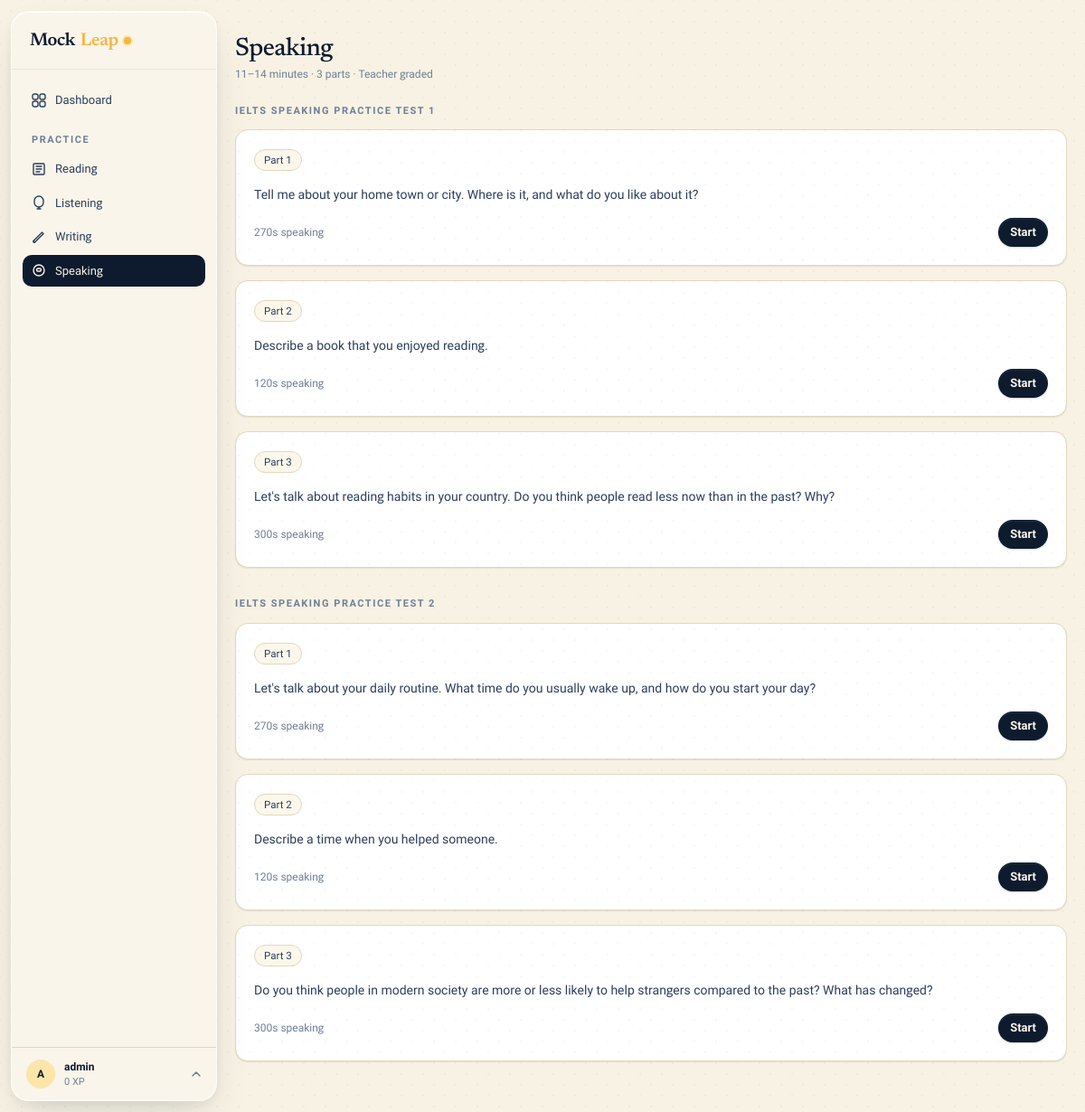
The app's page /speaking/ (signed in), older data.
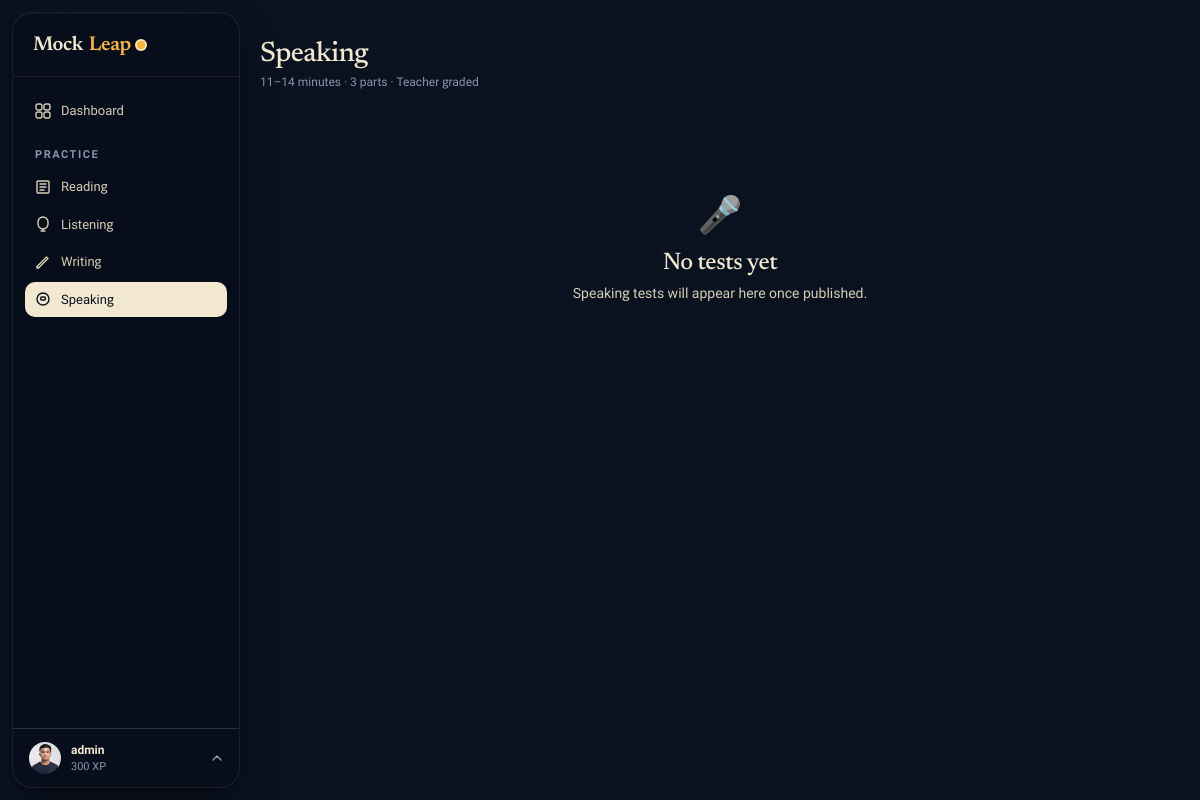
The same page, newer data.
### apps/accounts/models.py (models this page shows, shortened)
class User(AbstractUser):
    ROLE_STUDENT = 'student'
    ROLE_TEACHER = 'teacher'
    ROLE_ADMIN = 'admin'
    ROLE_CHOICES = [
        (ROLE_STUDENT, 'Student'),
        (ROLE_TEACHER, 'Teacher'),
        (ROLE_ADMIN, 'Admin'),
    ]
    email = models.EmailField(unique=True)
    role = models.CharField(max_length=10, choices=ROLE_CHOICES, default=ROLE_STUDENT)
    avatar = models.ImageField(upload_to='avatars/', null=True, blank=True)
    bio = models.TextField(blank=True)
    target_band = models.DecimalField(max_digits=3, decimal_places=1, null=True, blank=True)
    test_date = models.DateField(null=True, blank=True)
    country = models.CharField(max_length=100, blank=True)
    timezone = models.CharField(max_length=50, default='UTC')
    dark_mode = models.BooleanField(default=False)
    email_notifications = models.BooleanField(default=True)
    xp = models.PositiveIntegerField(default=0)
    streak_days = models.PositiveIntegerField(default=0)
    last_active = models.DateField(null=True, blank=True)
    created_at = models.DateTimeField(auto_now_add=True)
    USERNAME_FIELD = 'email'
    REQUIRED_FIELDS = ['username']
    class Meta:
        verbose_name = 'User'
        verbose_name_plural = 'Users'

### apps/speaking/models.py (models this page shows, shortened)
class SpeakingTest(models.Model):
    title = models.CharField(max_length=200)
    is_published = models.BooleanField(default=False)
    created_at = models.DateTimeField(auto_now_add=True)

class SpeakingPart(models.Model):
    PART1 = 'part1'
    PART2 = 'part2'
    PART3 = 'part3'
    PART_CHOICES = [(PART1, 'Part 1'), (PART2, 'Part 2'), (PART3, 'Part 3')]
    test = models.ForeignKey(SpeakingTest, on_delete=models.CASCADE, related_name='parts')
    part_type = models.CharField(max_length=5, choices=PART_CHOICES)
    order = models.PositiveSmallIntegerField(default=1)
    prompt = models.TextField()
    prep_time_seconds = models.PositiveSmallIntegerField(default=60)
    speak_time_seconds = models.PositiveSmallIntegerField(default=120)
    cue_card_points = models.TextField(blank=True)
    class Meta:
        ordering = ['order']

### apps/speaking/views.py (the view)
# urls.py: path('', views.test_list, name='list'),
@login_required
def test_list(request):
    tests = SpeakingTest.objects.filter(is_published=True).prefetch_related('parts')
    submissions = SpeakingSubmission.objects.filter(user=request.user).select_related('part__test')
    return render(request, 'speaking/list.html', {'tests': tests, 'submissions': submissions})

### apps/core/context_processors.py (called while the page is built)
def site_context(request):
    ctx = {
        'brand': getattr(settings, 'MOCKLEAP_BRAND', 'MockLeap'),
        'dark_mode': getattr(request.user, 'dark_mode', False) if request.user.is_authenticated else False,
        'unread_count': 0,
    }
    if request.user.is_authenticated:
        try:
            from apps.notifications.models import Notification
            ctx['unread_count'] = Notification.objects.filter(user=request.user, is_read=False).count()
        except Exception:
            pass
    return ctx

### templates/speaking/list.html (shortened to what this page needs)
{% extends "layouts/app.html" %}
{% block content %}
<div class="flex items-center justify-between mb-6">
  <div>
    <h1 class="h-display" style="font-size:28px;">Speaking</h1>
    <p class="t-meta mt-1">11–14 minutes · 3 parts · Teacher graded</p>
  </div>
</div>
{% if tests %}
  {% for test in tests %}
  <div class="mb-8">
    <div class="t-eyebrow mb-3">{{ test.title }}</div>
    <div class="grid grid-cols-1 md:grid-cols-3 gap-4">
      {% for part in test.parts.all %}
      <div class="ml-card p-5 flex flex-col gap-4">
        <div>
          <span class="ml-chip mb-2">{{ part.get_part_type_display }}</span>
          <p class="t-body text-sm mt-2 line-clamp-3">{{ part.prompt|truncatechars:120 }}</p>
        </div>
        <div class="flex items-center gap-3 mt-auto">
          <span class="t-meta text-xs">{{ part.speak_time_seconds|floatformat:0 }}s speaking</span>
          <a href="{% url 'speaking:exam' part.pk %}" class="ml-btn ml-btn-primary ml-btn-sm" style="margin-left:auto;">Start</a>
        </div>
      </div>
      {% endfor %}
    </div>
  </div>
  {% endfor %}
{% else %}
<div class="py-20 text-center">
  <div class="text-4xl mb-4">🎤</div>
  <h3 class="h-display" style="font-size:24px;">No tests yet</h3>
  <p class="t-body mt-2">Speaking tests will appear here once published.</p>
</div>
{% endif %}
{% endblock %}

### templates/components/sidebar.html (shortened to what the changed rows need)
{% load static %}
<aside id="sidebar" class="fixed z-30 w-60 flex flex-col -translate-x-full md:translate-x-0 transition-transform duration-300"
       style="top:12px;bottom:12px;left:12px;width:228px;border-radius:20px;
              background:rgba(250,246,236,0.90);
              backdrop-filter:blur(28px) saturate(180%);
              -webkit-backdrop-filter:blur(28px) saturate(180%);
              border:1px solid rgba(255,255,255,0.72);
              box-shadow:0 1px 0 rgba(255,255,255,.85) inset,
                         0 4px 12px rgba(14,27,46,.06),
                         0 20px 48px -12px rgba(14,27,46,.14);
              overflow:hidden;">
  <div class="h-16 flex items-center px-5 border-b flex-shrink-0" style="border-color:var(--border);">
    {% include "components/brand.html" %}
  </div>
  <nav class="flex-1 overflow-y-auto py-4 px-3 space-y-0.5" role="navigation" aria-label="Sidebar navigation">
    <a href="{% url 'dashboard:home' %}" class="nav-item {% if request.resolver_match.app_name == 'dashboard' %}active{% endif %}">
      Dashboard
    </a>
    <p class="t-eyebrow px-2.5 pt-4 pb-1">Practice</p>
    <a href="{% url 'reading:list' %}" class="nav-item {% if request.resolver_match.app_name == 'reading' %}active{% endif %}">
      <svg width="16" height="16" viewBox="0 0 16 16" fill="none"><path d="M3 2h10a1 1 0 011 1v10a1 1 0 01-1 1H3a1 1 0 01-1-1V3a1 1 0 011-1z" stroke="currentColor" stroke-width="1.4"/><path d="M5 5h6M5 8h6M5 11h4" stroke="currentColor" stroke-width="1.4" stroke-linecap="round"/></svg>
      Reading
    </a>
    <a href="{% url 'listening:list' %}" class="nav-item {% if request.resolver_match.app_name == 'listening' %}active{% endif %}">
      <svg width="16" height="16" viewBox="0 0 16 16" fill="none"><path d="M8 1a5 5 0 015 5v2a5 5 0 01-10 0V6a5 5 0 015-5z" stroke="currentColor" stroke-width="1.4"/><path d="M8 13v2M6 15h4" stroke="currentColor" stroke-width="1.4" stroke-linecap="round"/></svg>
      Listening
    </a>
    <a href="{% url 'writing:list' %}" class="nav-item {% if request.resolver_match.app_name == 'writing' %}active{% endif %}">
      <svg width="16" height="16" viewBox="0 0 16 16" fill="none"><path d="M2 12.5L3.5 14 13 4.5 11.5 3 2 12.5z" stroke="currentColor" stroke-width="1.4" stroke-linejoin="round"/><path d="M2 12.5V14h1.5" stroke="currentColor" stroke-width="1.4" stroke-linecap="round" stroke-linejoin="round"/></svg>
      Writing
    </a>
    <a href="{% url 'speaking:list' %}" class="nav-item {% if request.resolver_match.app_name == 'speaking' %}active{% endif %}">
      <svg width="16" height="16" viewBox="0 0 16 16" fill="none"><circle cx="8" cy="8" r="6" stroke="currentColor" stroke-width="1.4"/><path d="M5.5 7.5c0-.828.672-1.5 1.5-1.5h2a1.5 1.5 0 010 3H7A1.5 1.5 0 015.5 7.5z" stroke="currentColor" stroke-width="1.4"/></svg>
      Speaking
    </a>
  </nav>
  <div class="border-t flex-shrink-0" style="border-color:var(--border);position:relative;" id="ml-profile-zone">
    <button id="ml-profile-btn" type="button" style="
        width:100%;display:flex;align-items:center;gap:10px;
        padding:12px 16px;border:none;cursor:pointer;
        background:transparent;font-family:inherit;
        transition:background .12s;">
      {% if user.avatar %}
        <img src="{{ user.avatar.url }}" alt="" style="width:32px;height:32px;border-radius:50%;object-fit:cover;flex-shrink:0;">
      {% else %}
        <div style="width:32px;height:32px;border-radius:50%;display:flex;align-items:center;justify-content:center;font-size:12px;font-weight:700;flex-shrink:0;background:var(--accent-soft);color:var(--ink);">{{ user.username|first|upper }}</div>
      {% endif %}
      <div style="min-width:0;flex:1;text-align:left;">
        <p style="font-size:12px;font-weight:600;color:var(--ink);white-space:nowrap;overflow:hidden;text-overflow:ellipsis;margin:0;">{{ user.get_full_name|default:user.username }}</p>
        <p style="font-size:11px;color:var(--muted);margin:0;">{{ user.xp }} XP</p>
      </div>
      <svg id="ml-profile-chevron" width="12" height="12" viewBox="0 0 12 12" fill="none" style="color:var(--muted);flex-shrink:0;transition:transform .2s;">
        <path d="M2 8l4-4 4 4" stroke="currentColor" stroke-width="1.5" stroke-linecap="round" stroke-linejoin="round"/>
      </svg>
    </button>
  </div>
</aside>

Row changes from the older to the newer data that the page shows:
removed SpeakingTest: title "IELTS SPEAKING PRACTICE TEST 1"
removed SpeakingPart: part_type "Part 1", prompt "Tell me about your home town or city. Where is it, and what do you like about it?", speak_time_seconds "270", shown under "IELTS SPEAKING PRACTICE TEST 1"
removed SpeakingPart: part_type "Part 2", prompt "Describe a book that you enjoyed reading.", speak_time_seconds "120", shown under "IELTS SPEAKING PRACTICE TEST 1"
removed SpeakingPart: part_type "Part 3", prompt "Let's talk about reading habits in your country. Do you think people read less now than in the past? Why?", speak_time_seconds "300", shown under "IELTS SPEAKING PRACTICE TEST 1"
removed SpeakingTest: title "IELTS SPEAKING PRACTICE TEST 2"
removed SpeakingPart: part_type "Part 1", prompt "Let's talk about your daily routine. What time do you usually wake up, and how do you start your day?", speak_time_seconds "270", shown under "IELTS SPEAKING PRACTICE TEST 2"
removed SpeakingPart: part_type "Part 2", prompt "Describe a time when you helped someone.", speak_time_seconds "120", shown under "IELTS SPEAKING PRACTICE TEST 2"
removed SpeakingPart: part_type "Part 3", prompt "Do you think people in modern society are more or less likely to help strangers compared to the past? What has changed?", speak_time_seconds "300", shown under "IELTS SPEAKING PRACTICE TEST 2"
changed User "admin": dark_mode False → True (drawn); avatar: picture added; xp "0" → "300"; username|first "A" → (not shown)
Text that changed along with them:
text now shown: "🎤 No tests yet Speaking tests will appear here once published."
